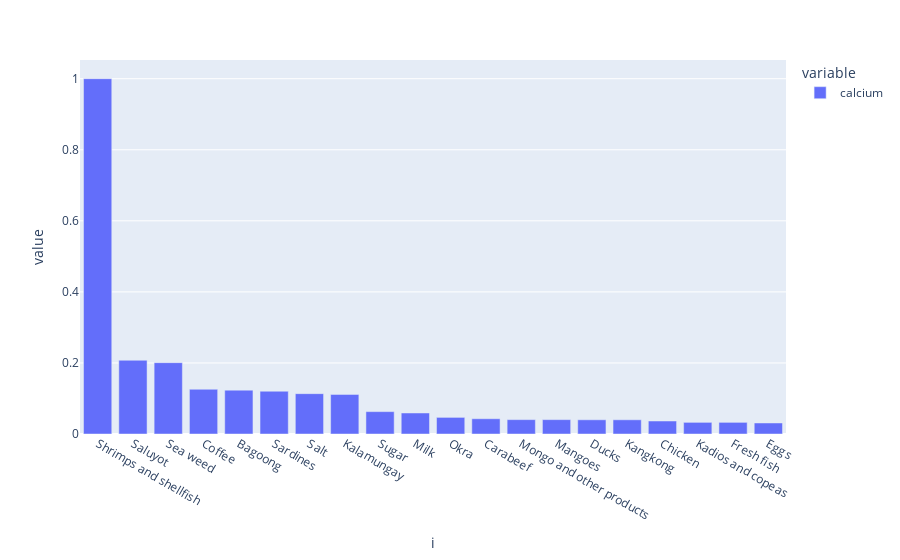

Here is the notebook cell this chart was saved with:
### Code cell
# Discover the top 20 foods with the highest calcium
calc = fct['calcium'].sort_values(ascending=False).head(20)
px.bar(calc/calc[0])

### Figure 1 — Plotly figure (JSON) as saved in the notebook; plotly's stock layout.template omitted (floating-point values rounded to 4 significant figures)
{"data": [{"alignmentgroup": "True", "hovertemplate": "variable=calcium<br>i=%{x}<br>value=%{y}<extra></extra>", "legendgroup": "calcium", "marker": {"color": "#636efa", "pattern": {"shape": ""}}, "name": "calcium", "offsetgroup": "calcium", "orientation": "v", "showlegend": true, "textposition": "auto", "type": "bar", "x": ["Shrimps and shellfish", "Saluyot", "Sea weed", "Coffee", "Bagoong", "Sardines", "Salt", "Kalamungay", "Sugar", "Milk", "Okra", "Carabeef", "Mongo and other products", "Mangoes", "Ducks", "Kangkong ", "Chicken", "Kadios and copeas", "Fresh fish", "Eggs"], "xaxis": "x", "y": [1, 0.2076, 0.2008, 0.1259, 0.1234, 0.1204, 0.1136, 0.1114, 0.06295, 0.05912, 0.04679, 0.04296, 0.04041, 0.04041, 0.03998, 0.03998, 0.03658, 0.03275, 0.03275, 0.03105], "yaxis": "y"}], "layout": {"barmode": "relative", "legend": {"title": {"text": "variable"}, "tracegroupgap": 0}, "margin": {"t": 60}, "xaxis": {"anchor": "y", "domain": [0, 1], "title": {"text": "i"}}, "yaxis": {"anchor": "x", "domain": [0, 1], "title": {"text": "value"}}}}
